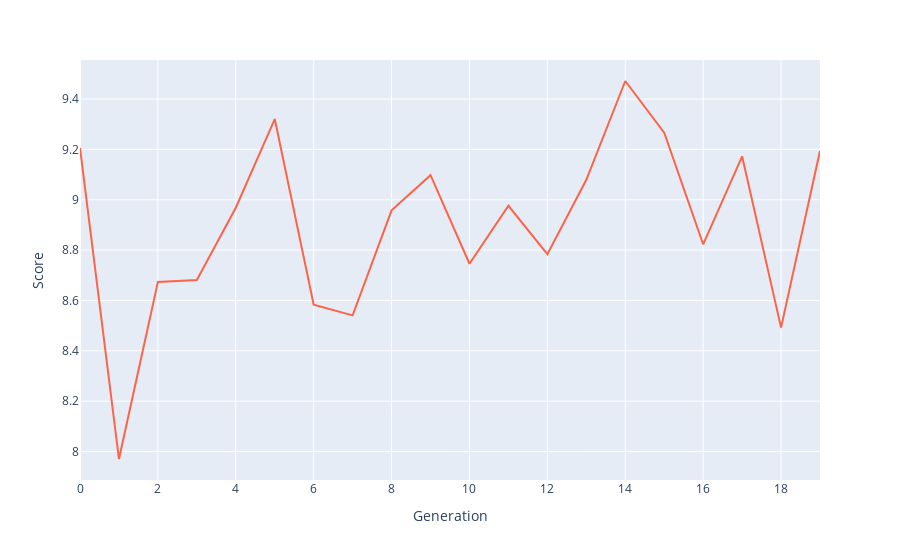

Notebook source saved alongside this figure:
### Code cell
bestRankDF = pd.DataFrame(bestRank, columns=['Score', 'Schedule'])
bestRank
bestRankDF['Generation'] = bestRankDF.index.values
fig = px.line(bestRankDF, x='Generation', y='Score', hover_data=['Schedule'])
fig.update_traces(line_color='Tomato')
fig.show()
fileName = f'p{popSize}g{generations}n{nSwaps}.html'
fig.write_html(f'charts/{fileName}', include_plotlyjs="cdn")

### Figure 1 — Plotly figure (JSON) as saved in the notebook; plotly's stock layout.template omitted (floating-point values rounded to 4 significant figures; data arrays with more than 128 entries replaced by an {"elided": "..."} marker saying what was removed)
{"data": [{"customdata": {"elided": "20x1x48 int values"}, "hovertemplate": "Generation=%{x}<br>Score=%{y}<br>Schedule=%{customdata[0]}<extra></extra>", "legendgroup": "", "line": {"color": "Tomato", "dash": "solid"}, "marker": {"symbol": "circle"}, "mode": "lines", "name": "", "orientation": "v", "showlegend": false, "type": "scatter", "x": [0, 1, 2, 3, 4, 5, 6, 7, 8, 9, 10, 11, 12, 13, 14, 15, 16, 17, 18, 19], "xaxis": "x", "y": [9.206, 7.97, 8.674, 8.681, 8.968, 9.32, 8.583, 8.541, 8.958, 9.097, 8.746, 8.976, 8.784, 9.079, 9.472, 9.266, 8.823, 9.172, 8.492, 9.194], "yaxis": "y"}], "layout": {"legend": {"tracegroupgap": 0}, "margin": {"t": 60}, "xaxis": {"anchor": "y", "domain": [0, 1], "title": {"text": "Generation"}}, "yaxis": {"anchor": "x", "domain": [0, 1], "title": {"text": "Score"}}}}
